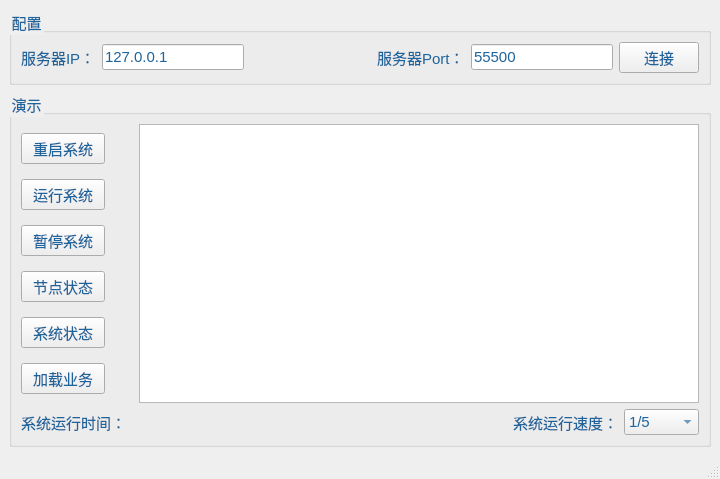
<?xml version="1.0" encoding="UTF-8"?>
<ui version="4.0">
 <class>MainWindow</class>
 <widget class="QMainWindow" name="MainWindow">
  <property name="geometry">
   <rect>
    <x>0</x>
    <y>0</y>
    <width>720</width>
    <height>479</height>
   </rect>
  </property>
  <property name="windowTitle">
   <string>显示控制</string>
  </property>
  <property name="styleSheet">
   <string notr="true">*{	
	font-family:微软雅黑;
	font-size:15px;
	color: #1d649c;
}
</string>
  </property>
  <widget class="QWidget" name="centralwidget">
   <layout class="QVBoxLayout" name="verticalLayout_4" stretch="1,5">
    <item>
     <widget class="QGroupBox" name="groupBox_2">
      <property name="title">
       <string>配置</string>
      </property>
      <layout class="QVBoxLayout" name="verticalLayout_3">
       <item>
        <layout class="QHBoxLayout" name="horizontalLayout_3">
         <item>
          <widget class="QLabel" name="label_3">
           <property name="text">
            <string>服务器IP：</string>
           </property>
          </widget>
         </item>
         <item>
          <widget class="QLineEdit" name="ip">
           <property name="text">
            <string>127.0.0.1</string>
           </property>
          </widget>
         </item>
         <item>
          <spacer name="horizontalSpacer_3">
           <property name="orientation">
            <enum>Qt::Horizontal</enum>
           </property>
           <property name="sizeHint" stdset="0">
            <size>
             <width>40</width>
             <height>20</height>
            </size>
           </property>
          </spacer>
         </item>
         <item>
          <widget class="QLabel" name="label_4">
           <property name="text">
            <string>服务器Port：</string>
           </property>
          </widget>
         </item>
         <item>
          <widget class="QLineEdit" name="port">
           <property name="text">
            <string>55500</string>
           </property>
          </widget>
         </item>
         <item>
          <widget class="QPushButton" name="connectButton">
           <property name="text">
            <string>连接</string>
           </property>
          </widget>
         </item>
        </layout>
       </item>
      </layout>
     </widget>
    </item>
    <item>
     <widget class="QGroupBox" name="groupBox">
      <property name="layoutDirection">
       <enum>Qt::LeftToRight</enum>
      </property>
      <property name="styleSheet">
       <string notr="true"/>
      </property>
      <property name="title">
       <string>演示</string>
      </property>
      <layout class="QVBoxLayout" name="verticalLayout_2">
       <item>
        <layout class="QHBoxLayout" name="horizontalLayout" stretch="3,1,20">
         <item>
          <layout class="QVBoxLayout" name="verticalLayout">
           <item>
            <widget class="QPushButton" name="buttonRerun">
             <property name="text">
              <string>重启系统</string>
             </property>
            </widget>
           </item>
           <item>
            <widget class="QPushButton" name="buttonStart">
             <property name="text">
              <string>运行系统</string>
             </property>
            </widget>
           </item>
           <item>
            <widget class="QPushButton" name="buttonSuspend">
             <property name="text">
              <string>暂停系统</string>
             </property>
            </widget>
           </item>
           <item>
            <widget class="QPushButton" name="buttonNodeStatus">
             <property name="text">
              <string>节点状态</string>
             </property>
            </widget>
           </item>
           <item>
            <widget class="QPushButton" name="buttonSystemStatus">
             <property name="text">
              <string>系统状态</string>
             </property>
            </widget>
           </item>
           <item>
            <widget class="QPushButton" name="buttonLoadBusiness">
             <property name="text">
              <string>加载业务</string>
             </property>
            </widget>
           </item>
          </layout>
         </item>
         <item>
          <spacer name="horizontalSpacer">
           <property name="orientation">
            <enum>Qt::Horizontal</enum>
           </property>
           <property name="sizeHint" stdset="0">
            <size>
             <width>10</width>
             <height>20</height>
            </size>
           </property>
          </spacer>
         </item>
         <item>
          <widget class="QTextEdit" name="MessageBody">
           <property name="styleSheet">
            <string notr="true">QTextEdit{
    background-image:bgpicture.png
}</string>
           </property>
           <property name="html">
            <string>&lt;!DOCTYPE HTML PUBLIC &quot;-//W3C//DTD HTML 4.0//EN&quot; &quot;http://www.w3.org/TR/REC-html40/strict.dtd&quot;&gt;
&lt;html&gt;&lt;head&gt;&lt;meta name=&quot;qrichtext&quot; content=&quot;1&quot; /&gt;&lt;style type=&quot;text/css&quot;&gt;
p, li { white-space: pre-wrap; }
&lt;/style&gt;&lt;/head&gt;&lt;body style=&quot; font-family:'微软雅黑'; font-size:15px; font-weight:400; font-style:normal;&quot;&gt;
&lt;p style=&quot;-qt-paragraph-type:empty; margin-top:0px; margin-bottom:0px; margin-left:0px; margin-right:0px; -qt-block-indent:0; text-indent:0px;&quot;&gt;&lt;br /&gt;&lt;/p&gt;&lt;/body&gt;&lt;/html&gt;</string>
           </property>
          </widget>
         </item>
        </layout>
       </item>
       <item>
        <layout class="QHBoxLayout" name="horizontalLayout_2" stretch="1,1,4,1,1">
         <item>
          <widget class="QLabel" name="label">
           <property name="text">
            <string>系统运行时间：</string>
           </property>
          </widget>
         </item>
         <item>
          <widget class="QLabel" name="timeLabel">
           <property name="text">
            <string/>
           </property>
          </widget>
         </item>
         <item>
          <spacer name="horizontalSpacer_2">
           <property name="orientation">
            <enum>Qt::Horizontal</enum>
           </property>
           <property name="sizeHint" stdset="0">
            <size>
             <width>40</width>
             <height>20</height>
            </size>
           </property>
          </spacer>
         </item>
         <item>
          <widget class="QLabel" name="label_2">
           <property name="text">
            <string>系统运行速度：</string>
           </property>
          </widget>
         </item>
         <item>
          <widget class="QComboBox" name="runSpeed">
           <item>
            <property name="text">
             <string>1/5</string>
            </property>
           </item>
           <item>
            <property name="text">
             <string>1/2</string>
            </property>
           </item>
           <item>
            <property name="text">
             <string>1</string>
            </property>
           </item>
           <item>
            <property name="text">
             <string>2</string>
            </property>
           </item>
           <item>
            <property name="text">
             <string>5</string>
            </property>
           </item>
          </widget>
         </item>
        </layout>
       </item>
      </layout>
     </widget>
    </item>
   </layout>
  </widget>
  <widget class="QStatusBar" name="statusbar"/>
 </widget>
 <resources/>
 <connections/>
</ui>
